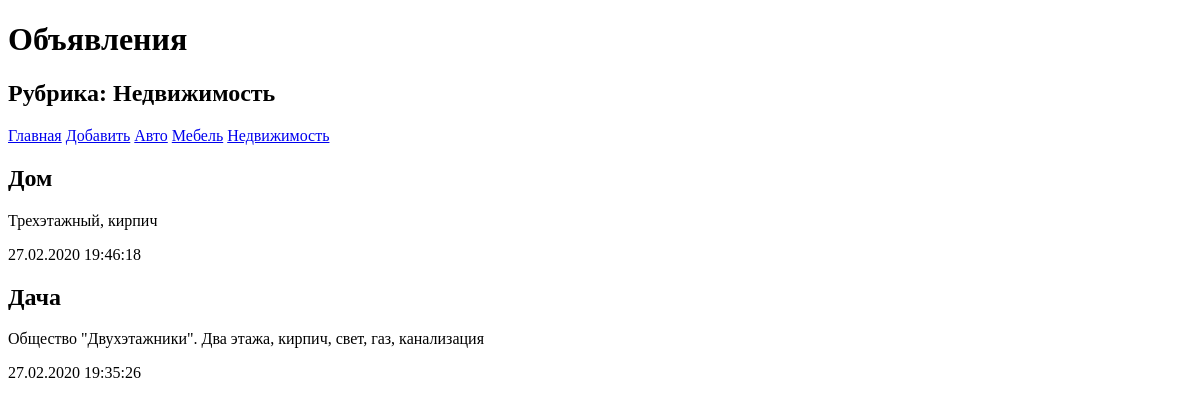
The page /bboard/2/ on the database as committed earlier.
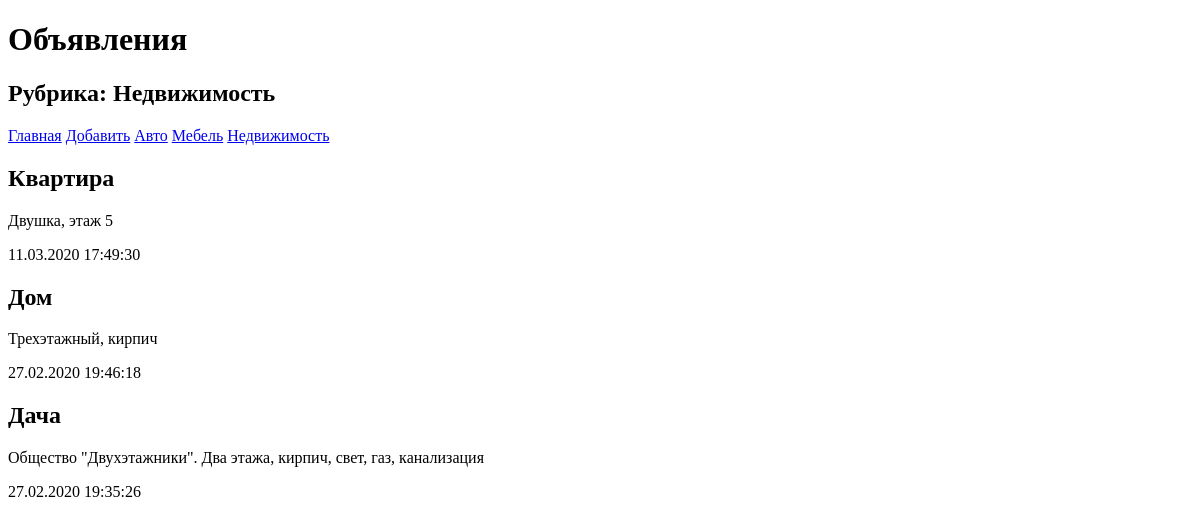
The same page on the database as committed later.
### bboard/models.py (models this page shows, shortened)
class Rubric(models.Model):
    name = models.CharField(max_length=20, db_index=True, verbose_name='Название')
    class Meta:
        verbose_name_plural = 'Рубрики'
        verbose_name = 'Рубрика'
        ordering = ['name']

class Bd(models.Model):
    title = models.CharField(max_length=50, verbose_name='Товар')
    content = models.TextField(null=True, blank=True, verbose_name='Описание')
    price = models.FloatField(null=True, blank=True, verbose_name='Цена')
    published = models.DateTimeField(auto_now_add=True, db_index=True, verbose_name='Опубликовано')
    rubric = models.ForeignKey('Rubric', null=True, on_delete=models.PROTECT, verbose_name='Рубрика')
    class Meta:
        verbose_name_plural = 'Объявления'
        verbose_name = 'Объявление'
        ordering = ['-published']

### bboard/views.py (the view)
# urls.py: path('<int:rubric_id>/', by_rubric, name='by_rubric'),
def by_rubric(request, rubric_id):
    bbs = Bd.objects.filter(rubric=rubric_id)
    rubrics = Rubric.objects.all()
    current_rubric = Rubric.objects.get(pk=rubric_id)
    context = {'bbs': bbs, 'rubrics': rubrics, 'current_rubric': current_rubric}
    return render(request, 'bboard/by_rubric.html', context)

### bboard/templates/bboard/by_rubric.html (shortened to what this page needs)
<!DOCTYPE html>
<html>
    <head>
    </head>
    <body>
        <h1>Объявления</h1>
        <h2>Рубрика: {{ current_rubric.name }}</h2>
        <div>
            <a href="{% url 'index' %}">Главная</a>
            <a href="{% url 'add' %}">Добавить</a>
            {% for rubric in rubrics %}
            <a href="{% url 'by_rubric' rubric.pk %}">{{ rubric.name }}</a>
            {% endfor %}
        </div>
        {% for bb in bbs %}
        <div>
            <h2>{{ bb.title }}</h2>
            <p>{{ bb.content }}</p>
            <p>{{ bb.published|date:"d.m.Y H:i:s" }}</p>
        </div>
        {% endfor %}
    </body>
</html>

Rows that differ between the two databases and show on the page:
added Bd: title "Квартира", content "Двушка, этаж 5", published "11.03.2020 17:49:30"
